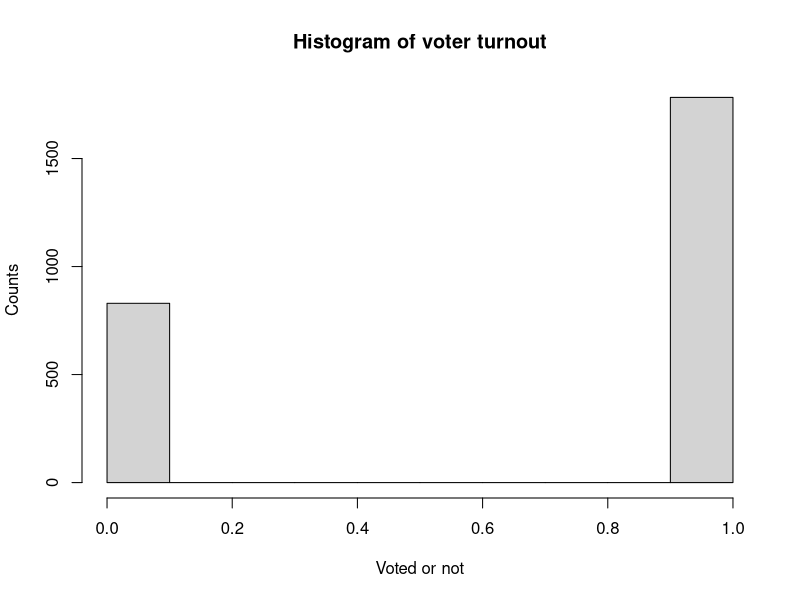
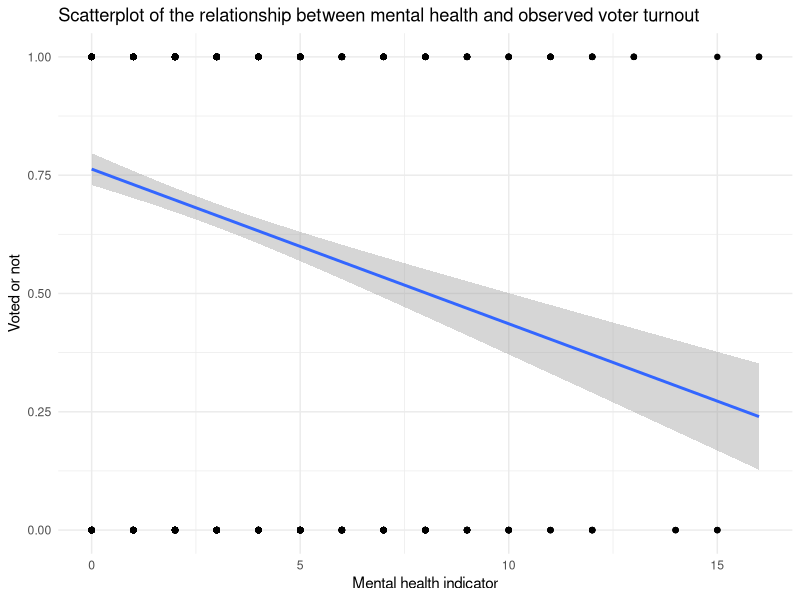
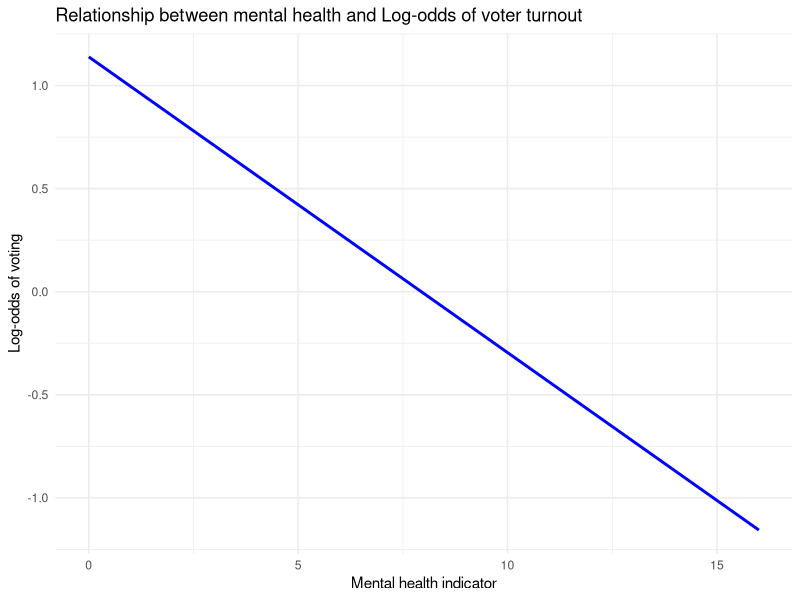
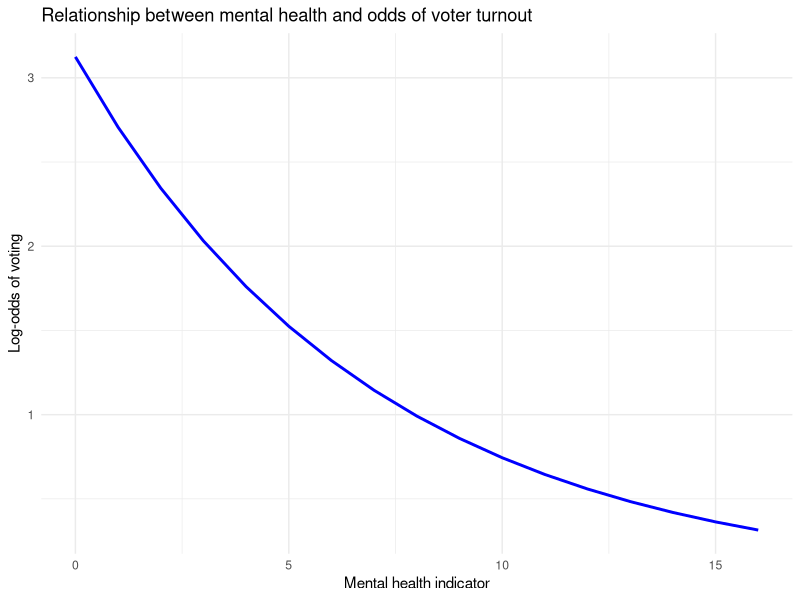
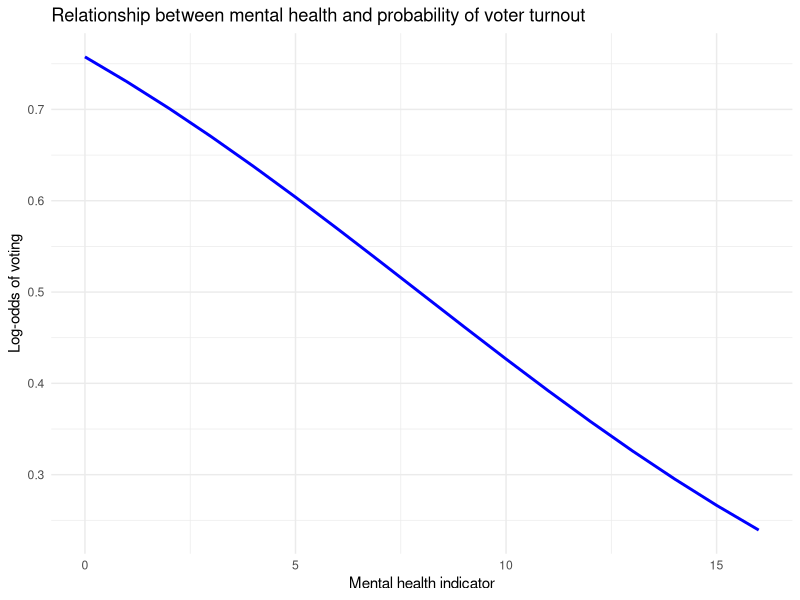

Write R code to recreate these figures, in order. (Note: this script raises an error after producing the figures.)
## ---- chunk 1
knitr::opts_chunk$set(cache = TRUE,
                      message = FALSE,
                      warning = FALSE,
                      echo = TRUE)
library(tidyverse)
library(modelr)
library(broom)
library(haven)
library(nnet)

options(na.action = na.warn)
set.seed(1234)

theme_set(theme_minimal())

#loading data
gss_data <- read.csv(file="gss2006.csv",head=TRUE)
mh_data <- read.csv(file="mental_health.csv",head=TRUE)
# mh_data <- mh_data[complete.cases(mh_data),]
# gss_data <- gss_data[complete.cases(gss_data),]
## ---- chunk 2
hist(mh_data$vote96, main="Histogram of voter turnout", xlab="Voted or not",
     ylab = 'Counts') 
sum(mh_data$vote96, na.rm = TRUE)/length(mh_data$vote96)
## ---- chunk 3
ggplot(mh_data, aes(mhealth_sum, vote96)) +
  geom_point() +
  geom_smooth(method = "lm")+
  labs(title = 'Scatterplot of the relationship between mental health and observed voter turnout',
        x = 'Mental health indicator',y = 'Voted or not')
## ---- chunk 4
# logistic regression model of the relationship between mental health and voter turnout.
log_model <- glm(formula = vote96 ~ mhealth_sum, family = binomial, data = mh_data)
tidy(log_model)
## ---- chunk 5
logit2prob <- function(x){
  exp(x) / (1 + exp(x))
}

prob2odds <- function(x){
  x / (1 - x)
}

prob2logodds <- function(x){
  log(prob2odds(x))
}

vm_pred <- mh_data %>%
  add_predictions(log_model,  var = 'pred') %>%
  # predicted values are in the log-odds form - convert to probabilities
  mutate(prob = logit2prob(pred)) %>%
  mutate(odds = prob2odds(prob)) %>%
  mutate(logodds = prob2logodds(prob))

# graph it- logodds
ggplot(vm_pred, aes(x=mhealth_sum)) +
  geom_line(aes(y = logodds), color = "blue", size = 1) +
  labs(title = 'Relationship between mental health and Log-odds of voter turnout',
       x = "Mental health indicator",
       y = "Log-odds of voting")
## ---- chunk 6
ggplot(vm_pred, aes(x=mhealth_sum)) +
  geom_line(aes(y = odds), color = "blue", size = 1) +
  labs(title = 'Relationship between mental health and odds of voter turnout',
       x = "Mental health indicator",
       y = "Log-odds of voting")
## ---- chunk 7
ggplot(vm_pred, aes(x=mhealth_sum)) +
  geom_line(aes(y = prob), color = "blue", size = 1) +
  labs(title = 'Relationship between mental health and probability of voter turnout',
       x = "Mental health indicator",
       y = "Log-odds of voting")

b0 <- 1.1392097
b1 <- -0.1434752
df12 <- exp(b0 + (2 * b1)) / (1 + exp(b0 + (2 * b1)))- exp(b0 + (1 * b1)) / (1 + exp(b0 + (1 * b1)))
df56 <- exp(b0 + (6 * b1)) / (1 + exp(b0 + (6 * b1)))- exp(b0 + (5 * b1)) / (1 + exp(b0 + (5 * b1)))
df12
df56
## ---- chunk 8
x_accuracy <- mh_data %>%
  add_predictions(log_model) %>%
  mutate(pred = logit2prob(pred),
         prob = pred,
         pred = as.numeric(pred > .5))

mean(x_accuracy$vote96 == x_accuracy$pred, na.rm = TRUE)

C

PRE(log_model)

library(pROC)
auc <- auc(x_accuracy$vote96, x_accuracy$prob)
auc
## ---- chunk 9
mglm_model <- glm(vote96 ~ age+educ+black+female+married+inc10, data=mh_data, family=binomial())
tidy(mglm_model)
## ---- chunk 10
mglm_model <- glm(vote96 ~ age+educ+inc10, data=mh_data, family=binomial())
tidy(mglm_model)
#summary(mglm_model)

m_accuracy <- mh_data %>%
  add_predictions(mglm_model) %>%
  mutate(pred = logit2prob(pred),
         prob = pred,
         pred = as.numeric(pred > .5))

mean(m_accuracy$vote96 == m_accuracy$pred, na.rm = TRUE)

PRE(mglm_model)

#library(pROC)
auc <- auc(m_accuracy$vote96, m_accuracy$prob)
auc
## ---- chunk 11
tv_model <- glm(tvhours ~ ., data=gss_data, family=poisson)
tidy(tv_model)
## ---- chunk 12
tv_model <- glm(tvhours ~ educ+ hrsrelax + black, data=gss_data, family=poisson)
tidy(tv_model)

tv_accuracy <- gss_data %>%
  data_grid(tvhours, educ, hrsrelax, black, .model = tv_model)%>%
  add_predictions(tv_model)%>%
  mutate(pred = exp(pred))

ggplot(tv_accuracy, aes(x = black, y = pred))+
  #geom_point(aes(y = tvhours), alpha = 0.5)
  geom_line(aes(x = black, y = pred))+
  labs(title = 'Relationship between black and predicted tv consumption',
    x = 'black', y = 'Predicted tv consumption')

